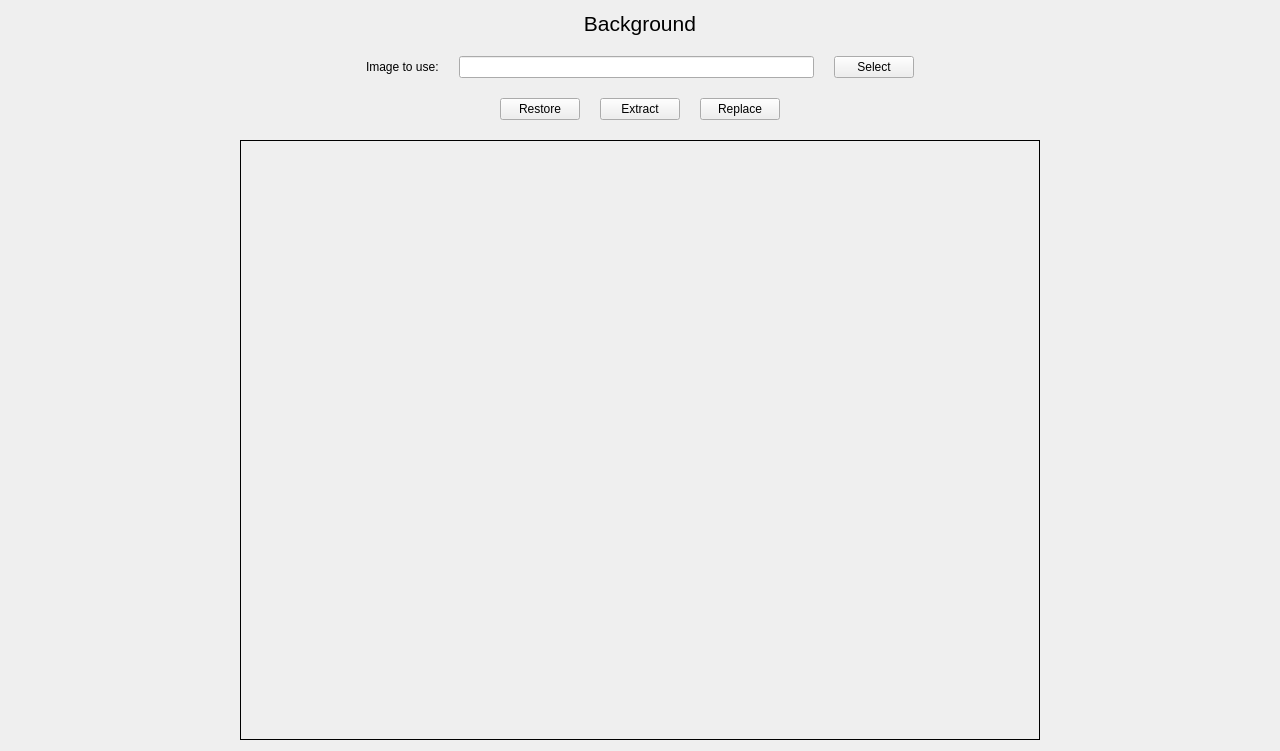
<?xml version="1.0" encoding="UTF-8"?>
<ui version="4.0">
 <class>Background</class>
 <widget class="QWidget" name="Background">
  <property name="geometry">
   <rect>
    <x>0</x>
    <y>0</y>
    <width>1280</width>
    <height>742</height>
   </rect>
  </property>
  <property name="sizePolicy">
   <sizepolicy hsizetype="Preferred" vsizetype="Preferred">
    <horstretch>0</horstretch>
    <verstretch>0</verstretch>
   </sizepolicy>
  </property>
  <property name="windowTitle">
   <string>Form</string>
  </property>
  <layout class="QVBoxLayout" name="verticalLayout">
   <property name="spacing">
    <number>20</number>
   </property>
   <item>
    <layout class="QVBoxLayout" name="verticalLayout_5">
     <item>
      <widget class="QLabel" name="label">
       <property name="sizePolicy">
        <sizepolicy hsizetype="Preferred" vsizetype="Minimum">
         <horstretch>0</horstretch>
         <verstretch>0</verstretch>
        </sizepolicy>
       </property>
       <property name="font">
        <font>
         <pointsize>16</pointsize>
        </font>
       </property>
       <property name="text">
        <string>Background</string>
       </property>
       <property name="scaledContents">
        <bool>true</bool>
       </property>
       <property name="alignment">
        <set>Qt::AlignmentFlag::AlignHCenter|Qt::AlignmentFlag::AlignTop</set>
       </property>
      </widget>
     </item>
     <item>
      <layout class="QHBoxLayout" name="horizontalLayout_3">
       <item>
        <spacer name="horizontalSpacer_4">
         <property name="orientation">
          <enum>Qt::Orientation::Horizontal</enum>
         </property>
         <property name="sizeHint" stdset="0">
          <size>
           <width>40</width>
           <height>20</height>
          </size>
         </property>
        </spacer>
       </item>
       <item>
        <layout class="QVBoxLayout" name="verticalLayout_2">
         <item>
          <widget class="QLabel" name="label_4">
           <property name="text">
            <string>Image to use:</string>
           </property>
          </widget>
         </item>
        </layout>
       </item>
       <item>
        <layout class="QVBoxLayout" name="verticalLayout_3">
         <item>
          <widget class="QLineEdit" name="assetEdit">
           <property name="enabled">
            <bool>true</bool>
           </property>
           <property name="readOnly">
            <bool>true</bool>
           </property>
          </widget>
         </item>
        </layout>
       </item>
       <item>
        <layout class="QVBoxLayout" name="verticalLayout_4">
         <item>
          <widget class="QPushButton" name="selectButton">
           <property name="cursor">
            <cursorShape>PointingHandCursor</cursorShape>
           </property>
           <property name="text">
            <string>Select</string>
           </property>
           <property name="icon">
            <iconset theme="QIcon::ThemeIcon::DocumentOpen"/>
           </property>
          </widget>
         </item>
        </layout>
       </item>
       <item>
        <spacer name="horizontalSpacer">
         <property name="orientation">
          <enum>Qt::Orientation::Horizontal</enum>
         </property>
         <property name="sizeHint" stdset="0">
          <size>
           <width>40</width>
           <height>20</height>
          </size>
         </property>
        </spacer>
       </item>
      </layout>
     </item>
     <item>
      <layout class="QHBoxLayout" name="horizontalLayout_4">
       <item>
        <spacer name="horizontalSpacer_2">
         <property name="orientation">
          <enum>Qt::Orientation::Horizontal</enum>
         </property>
         <property name="sizeType">
          <enum>QSizePolicy::Policy::Expanding</enum>
         </property>
         <property name="sizeHint" stdset="0">
          <size>
           <width>120</width>
           <height>20</height>
          </size>
         </property>
        </spacer>
       </item>
       <item>
        <widget class="QPushButton" name="restoreButton">
         <property name="cursor">
          <cursorShape>PointingHandCursor</cursorShape>
         </property>
         <property name="text">
          <string>Restore</string>
         </property>
        </widget>
       </item>
       <item>
        <widget class="QPushButton" name="extractButton">
         <property name="sizePolicy">
          <sizepolicy hsizetype="Fixed" vsizetype="Fixed">
           <horstretch>0</horstretch>
           <verstretch>0</verstretch>
          </sizepolicy>
         </property>
         <property name="cursor">
          <cursorShape>PointingHandCursor</cursorShape>
         </property>
         <property name="layoutDirection">
          <enum>Qt::LayoutDirection::LeftToRight</enum>
         </property>
         <property name="text">
          <string>Extract</string>
         </property>
        </widget>
       </item>
       <item>
        <widget class="QPushButton" name="replaceButton">
         <property name="sizePolicy">
          <sizepolicy hsizetype="Fixed" vsizetype="Fixed">
           <horstretch>0</horstretch>
           <verstretch>0</verstretch>
          </sizepolicy>
         </property>
         <property name="cursor">
          <cursorShape>PointingHandCursor</cursorShape>
         </property>
         <property name="layoutDirection">
          <enum>Qt::LayoutDirection::LeftToRight</enum>
         </property>
         <property name="text">
          <string>Replace</string>
         </property>
        </widget>
       </item>
       <item>
        <spacer name="horizontalSpacer_3">
         <property name="orientation">
          <enum>Qt::Orientation::Horizontal</enum>
         </property>
         <property name="sizeHint" stdset="0">
          <size>
           <width>40</width>
           <height>20</height>
          </size>
         </property>
        </spacer>
       </item>
      </layout>
     </item>
     <item>
      <layout class="QHBoxLayout" name="horizontalLayout">
       <item>
        <spacer name="horizontalSpacer_6">
         <property name="orientation">
          <enum>Qt::Orientation::Horizontal</enum>
         </property>
         <property name="sizeHint" stdset="0">
          <size>
           <width>40</width>
           <height>20</height>
          </size>
         </property>
        </spacer>
       </item>
       <item>
        <widget class="QLabel" name="current">
         <property name="enabled">
          <bool>true</bool>
         </property>
         <property name="sizePolicy">
          <sizepolicy hsizetype="Expanding" vsizetype="Expanding">
           <horstretch>0</horstretch>
           <verstretch>0</verstretch>
          </sizepolicy>
         </property>
         <property name="minimumSize">
          <size>
           <width>800</width>
           <height>600</height>
          </size>
         </property>
         <property name="maximumSize">
          <size>
           <width>1920</width>
           <height>1080</height>
          </size>
         </property>
         <property name="sizeIncrement">
          <size>
           <width>0</width>
           <height>0</height>
          </size>
         </property>
         <property name="toolTip">
          <string>Current</string>
         </property>
         <property name="frameShape">
          <enum>QFrame::Shape::Panel</enum>
         </property>
         <property name="frameShadow">
          <enum>QFrame::Shadow::Plain</enum>
         </property>
         <property name="text">
          <string/>
         </property>
         <property name="pixmap">
          <pixmap resource="../resources.qrc">:/ui/images/bg.png</pixmap>
         </property>
         <property name="scaledContents">
          <bool>false</bool>
         </property>
         <property name="alignment">
          <set>Qt::AlignmentFlag::AlignCenter</set>
         </property>
         <property name="indent">
          <number>0</number>
         </property>
        </widget>
       </item>
       <item>
        <spacer name="horizontalSpacer_5">
         <property name="orientation">
          <enum>Qt::Orientation::Horizontal</enum>
         </property>
         <property name="sizeHint" stdset="0">
          <size>
           <width>40</width>
           <height>20</height>
          </size>
         </property>
        </spacer>
       </item>
      </layout>
     </item>
    </layout>
   </item>
   <item>
    <spacer name="verticalSpacer">
     <property name="orientation">
      <enum>Qt::Orientation::Vertical</enum>
     </property>
     <property name="sizeHint" stdset="0">
      <size>
       <width>20</width>
       <height>40</height>
      </size>
     </property>
    </spacer>
   </item>
  </layout>
 </widget>
 <resources>
  <include location="../resources.qrc"/>
 </resources>
 <connections/>
</ui>
